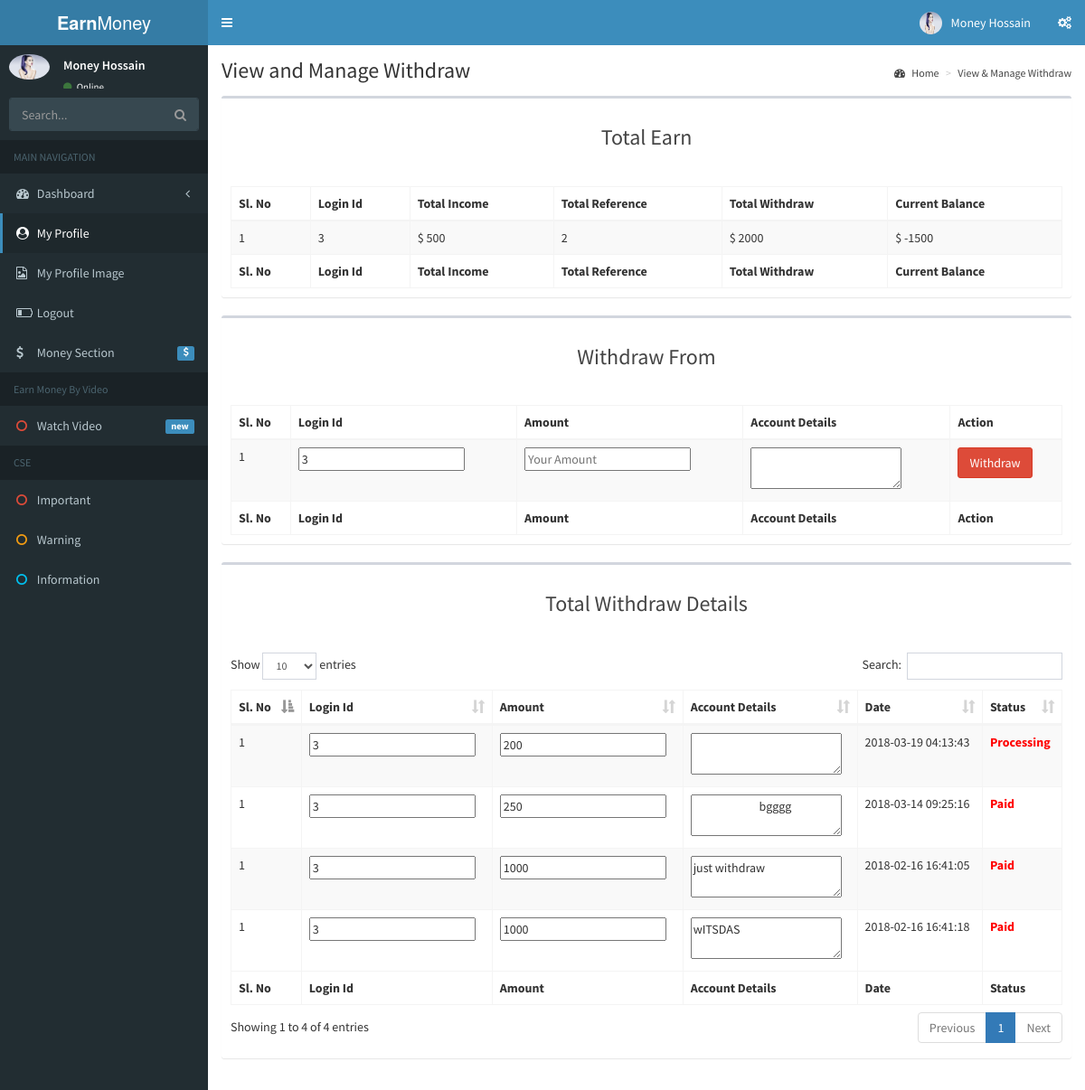
The app's page /UserAdmin/withdrawMoney.php (signed in) with its own data.
### tables this page shows
CREATE TABLE IF NOT EXISTS `user_total_balance` (
  `id` int(11) NOT NULL,
  `login_id` varchar(200) NOT NULL,
  `total_balance` varchar(50) NOT NULL,
  `total_ref` varchar(10) NOT NULL,
  `total_withdraw` varchar(100) NOT NULL,
  `total_current_balance` varchar(100) NOT NULL
);

CREATE TABLE IF NOT EXISTS `totalwithdrawuser` (
  `id` int(11) NOT NULL,
  `login_id` varchar(20) NOT NULL,
  `amount` varchar(100) NOT NULL,
  `success_amount` varchar(10000) NOT NULL,
  `ac_details` varchar(600) NOT NULL,
  `status` varchar(10) NOT NULL,
  `date` timestamp NOT NULL DEFAULT CURRENT_TIMESTAMP ON UPDATE CURRENT_TIMESTAMP
);

### UserAdmin/imageSaveClass.php (called while the page is built, shortened)
<?php
class ImageSave {
      protected $connection;
    public function __construct() {
        $host_name = 'localhost';
        $user_name = 'root';
        $user_pass = '';
        $db_name = 'cash';
        $this->connection = mysqli_connect($host_name, $user_name, $user_pass, $db_name);
    }
    public function selectAllImageInfo() {
          $id = $_SESSION['admin_id'];
        $sql = "SELECT * FROM login where login_id = '$id'";
        if(mysqli_query($this->connection, $sql)){
            $query_result = mysqli_query($this->connection,$sql);
            return $query_result;
        }else{
            die('Query Problem'.mysqli_error($this->connection));
        }
    }
}

### UserAdmin/assets/class/totalMoneyClass.php (called while the page is built, shortened)
<?php
class TotalMoney {
     protected $connection;
    public function __construct() {
        $host_name = 'localhost';
        $user_name = 'root';
        $user_pass = '';
        $db_name = 'cash';
        $this->connection = mysqli_connect($host_name, $user_name, $user_pass, $db_name);
    }
       function select_user_balance() {
           $id = $_SESSION['admin_id'];
        $sql = "Select * from user_total_balance  where login_id = $id";
        if(mysqli_query($this->connection, $sql)){
            $query_result = mysqli_query($this->connection, $sql);
            return $query_result;
        }else{
            die('Query Problem'.mysqli_error($this->connection));
        }
    }
          function select_all_my_request() {
           $id = $_SESSION['admin_id'];
        $sql = "Select * from totalwithdrawuser  where login_id = $id order by id desc";
        if(mysqli_query($this->connection, $sql)){
            $query_result = mysqli_query($this->connection, $sql);
            return $query_result;
        }else{
            die('Query Problem'.mysqli_error($this->connection));
        }
    }
}

### UserAdmin/withdrawMoney.php (the view, shortened to what this page needs)
 <?php
                    require_once './assets/class/totalMoneyClass.php';
                    ?>
<!DOCTYPE html>
<html>
    <head>
       <?php require_once 'headerlinks.php';?>
    </head>
    <body class="skin-blue sidebar-mini">
        <?php require_once 'header.php'; ?>
        <?php require_once 'sidebarMenu.php'; ?>
        <div class="content-wrapper" style="min-height: 916px;">
    <section class="content-header">
      <h1>
        View and Manage Withdraw
      </h1>
      <ol class="breadcrumb">
        <li><a href="dashboard.php"><i class="fa fa-dashboard"></i> Home</a></li>
        <li><a href="#">View & Manage Withdraw</a></li>
      </ol>
    </section>
    <section class="content">
      <div class="row">
<?php
require_once './assets/class/totalMoneyClass.php';
$obj = new TotalMoney();
$result = $obj->select_user_balance();
$res = mysqli_fetch_assoc($result);
?>
                <div class="col-xs-12">
          <div class="box">
            <div class="box-header">
              <h3 class="center blue"> Total Earn</h3>
            </div>
            <div class="box-body">
              <table id="examplea1" class="table table-bordered table-striped">
                <thead>
                <tr>
                  <th>Sl. No</th>
                  <th>Login Id</th>
                  <th>Total Income</th>
                  <th>Total Reference</th>
                  <th>Total Withdraw</th>
                  <th>Current Balance</th>
                </tr>
                </thead>
                <tbody>
                    <?php
                    if(isset($res['total_balance'])){
                         require_once './assets/class/totalMoneyClass.php';
                    }
                    ?>
                    <tr>
                    <td>1</td>
                    <td><?php
                    if(isset($res['login_id'])){
                        echo $res['login_id'];
                    }
                    ?></td>
                    <td><?php
                    if(isset($res['total_balance'])){
                        echo '$ '.$res['total_balance'];
                    }
                    ?></td>
                    <td><?php
                    if(isset($res['total_ref'])){
                        echo $res['total_ref'];
                    }
                    ?></td>
                    <td><?php
                    if(isset($res['total_withdraw'])){
                        echo '$ '.$res['total_withdraw'];
                    }
                    ?></td>
                    <td><?php
                    if(isset($res['total_current_balance'])){
                        echo '$ '.$res['total_current_balance'];
                    }
                    ?></td>
                </tr>
                </tbody>
                <tfoot>
                 <tr>
               <th>Sl. No</th>
                  <th>Login Id</th>
                  <th>Total Income</th>
                  <th>Total Reference</th>
                  <th>Total Withdraw</th>
                  <th>Current Balance</th>
                </tr>
                </tfoot>
              </table>
            </div>
          </div>
        </div>
                <div class="col-xs-12">
          <div class="box">
            <div class="box-header">
              <h3 class="center blue"> Withdraw From</h3>
            </div>
            <div class="box-body">
              <table id="examplea1" class="table table-bordered table-striped">
                <thead>
                <tr>
                  <th>Sl. No</th>
                  <th>Login Id</th>
                  <th>Amount</th>
                  <th>Account Details</th>
                  <th>Action</th>
                </tr>
                </thead>
                <tbody>
                <form action="" method="POST">
                <tr>
                    <td>1</td>
                    <td><input readonly="readonly" name="login_id" type="number" value="<?php
                    if(isset($res['login_id'])){
                        echo $res['login_id'];
                    }
                    ?>" placeholder="Your Login Id" required="required"></td>
                    <td><input  type="number" name="amount" placeholder="Your Amount" required="required"></td>
                    <td><textarea  name="acdetails">
                        </textarea>
                    </td>
                    <td><a href="#"><input type="submit" name="withdraw" class=" btn btn-danger " value="Withdraw"></a></td>
             </form>
                </tbody>
                <tfoot>
                 <tr>
                 <th>Sl. No</th>
                  <th>Login Id</th>
                  <th>Amount</th>
                  <th>Account Details</th>
                  <th>Action</th>
                </tr>
                </tfoot>
              </table>
            </div>
          </div>
        </div>
                <div class="col-xs-12">
<?php
                    require_once './assets/class/totalMoneyClass.php';
                    $moneyObj = new TotalMoney();
                    $result = $moneyObj->select_all_my_request();
?>
          <div class="box">
            <div class="box-header">
              <h3 class="center blue"> Total Withdraw Details</h3>
            </div>
            <div class="box-body">
              <table id="example1" class="table table-bordered table-striped">
                <thead>
                <tr>
                  <th>Sl. No</th>
                  <th>Login Id</th>
                  <th>Amount</th>
                  <th>Account Details</th>
                  <th>Date</th>
                  <th>Status</th>
                </tr>
                </thead>
                <tbody>
                    <?php
                    while ($res = mysqli_fetch_assoc($result)){
                    ?>
                    <tr>
                    <td>1</td>
                    <td><input readonly="readonly" type="number" value="<?php
                        if(isset($res['login_id'])){
                            echo $res['login_id'];
                        }
                    ?>"></td>
                    <td><input readonly="readonly" type="number" value="<?php
                        if(isset($res['amount'])){
                            echo $res['amount'];
                        }
                    ?>"></td>
                    <td><textarea readonly="readonly"><?php
                        if(isset($res['ac_details'])){
                            echo $res['ac_details'];
                        }
                    ?>
                        </textarea>
                    </td>
                    <td><?php
                        if(isset($res['date'])){
                            echo $res['date'];
                        }
                    ?></td>
                    <td> <label style="color:red;">
                        <?php
                        if(isset($res['status'])){
                            $st =  $res['status'];
                            if($st<='0'){
                                echo 'Processing';
                            }elseif ($st=='1') {
                            echo 'Paid';
                        }elseif ($st=='2') {
                            echo 'Suspend';
                        }
                        }
                    ?>
                        </label>
                    </td>
                </tr>
          <?php }?>
                </tbody>
                <tfoot>
                 <tr>
                 <th>Sl. No</th>
                  <th>Login Id</th>
                  <th>Amount</th>
                  <th>Account Details</th>
                  <th>Date</th>
                  <th>Status</th>
                </tr>
                </tfoot>
              </table>
            </div>
          </div>
        </div>
      </div>
    </section>
        </div>
    </div>
</body>
</html>

### UserAdmin/headerlinks.php
<link rel="stylesheet" href="bootstrap/css/bootstrap.min.css">
       <link rel="stylesheet" href="https://cdnjs.cloudflare.com/ajax/libs/font-awesome/4.5.0/css/font-awesome.min.css">
       <link rel="stylesheet" href="https://cdnjs.cloudflare.com/ajax/libs/ionicons/2.0.1/css/ionicons.min.css">
       <link rel="stylesheet" href="dist/css/AdminLTE.min.css">
       <link rel="stylesheet" href="dist/css/skins/_all-skins.min.css">
       <link rel="stylesheet" href="plugins/iCheck/flat/blue.css">
       <link rel="stylesheet" href="plugins/morris/morris.css">
       <link rel="stylesheet" href="plugins/jvectormap/jquery-jvectormap-1.2.2.css">
       <link rel="stylesheet" href="plugins/datepicker/datepicker3.css">
       <link rel="stylesheet" href="plugins/daterangepicker/daterangepicker.css">
       <link rel="stylesheet" href="plugins/bootstrap-wysihtml5/bootstrap3-wysihtml5.min.css">
<link rel="stylesheet" href="plugins/datatables/dataTables.bootstrap.css">
       <link rel="stylesheet" type="text/css" href="assets/css/font-awesome.min.css">
       <link rel="stylesheet" type="text/css" href="style.css">
 <link rel="stylesheet" href="plugins/datatables/dataTables.bootstrap.css">

### UserAdmin/header.php (shortened to what this page needs)
<div class="wrapper">
  <header class="main-header">
    <a href="index.php" class="logo">
      <span class="logo-lg"><b>Earn</b>Money</span>
    </a>
    <nav class="navbar navbar-static-top">
      <a href="#" class="sidebar-toggle" data-toggle="offcanvas" role="button">
      </a>
      <div class="navbar-custom-menu">
        <ul class="nav navbar-nav">
          <li class="dropdown user user-menu">
            <a href="#" class="dropdown-toggle" data-toggle="dropdown">
                                             <?php
    require_once './imageSaveClass.php';
    $imgblog = new ImageSave();
    $img = $imgblog->selectAllImageInfo();
   while($resimg =  mysqli_fetch_assoc($img)){
   ?>
          <img src="<?php echo $resimg['img'];?>" class="user-image" alt="User Image">
          <?php    }
?>
              <span class="hidden-xs"><?php echo $_SESSION['admin_name'];?></span>
            </a>
                                             <?php
    require_once './imageSaveClass.php';
   ?>
          </li>
          <li>
            <a href="#" data-toggle="control-sidebar"><i class="fa fa-gears"></i></a>
          </li>
        </ul>
      </div>
    </nav>
  </header>

### UserAdmin/sidebarMenu.php (shortened to what this page needs)
  <aside class="main-sidebar">
    <section class="sidebar">
      <div class="user-panel">
        <div class="pull-left image">
            <?php
    require_once './imageSaveClass.php';
    $imgblog = new ImageSave();
    $img = $imgblog->selectAllImageInfo();
   while($resimg =  mysqli_fetch_assoc($img)){
   ?>
                  <img src="<?php echo $resimg['img'];?>" class="dkalsdla img-circle" alt="User Image">
          <?php    }
?>
        </div>
        <div class="pull-left info">
          <p><?php echo $_SESSION['admin_name'];?></p>
          <a href="#"><i class="fa fa-circle text-success"></i> Online</a>
        </div>
      </div>
      <form action="#" method="get" class="sidebar-form">
        <div class="input-group">
          <input type="text" name="q" class="form-control" placeholder="Search...">
              <span class="input-group-btn">
                <button type="submit" name="search" id="search-btn" class="btn btn-flat"><i class="fa fa-search"></i>
                </button>
              </span>
        </div>
      </form>
      <ul class="sidebar-menu">
        <li class="header">MAIN NAVIGATION</li>
        <li class=" treeview">
          <a href="dashboard.php">
            <i class="fa fa-dashboard"></i> <span>Dashboard</span>
            <span class="pull-right-container">
              <i class="fa fa-angle-left pull-right"></i>
            </span>
          </a>
        </li>
        <li class="active treeview">
          <a href="userProfile.php">
            <i class="fa fa-user-circle"></i> <span>My Profile</span>
          </a>
        </li>
        <li class=" treeview">
          <a href="addUserImg.php">
            <i class="fa fa-file-image-o"></i> <span>My Profile Image</span>
          </a>
        </li>
        <li class=" treeview">
          <a href="?logout=logout">
              <i class="fa fa-battery-1 "></i> <span>
                  Logout
              </span>
          </a>
        </li>
        <li class="treeview">
          <a href="#">
            <i class="fa fa-dollar"></i>
            <span>Money Section</span>
            <span class="pull-right-container">
              <span class="label label-primary pull-right"><i class="fa fa-dollar"></i></span>
            </span>
          </a>
        </li>
        <li class="header">Earn Money By Video</li>
         <li class="treeview">
          <a href="#">
            <i class="fa fa-circle-o text-red"></i>
            <span> Watch Video</span>
            <span class="pull-right-container">
              <span class="label label-primary pull-right">new</span>
            </span>
          </a>
        </li>
         <li class="header"> CSE</li>
        <li><a href="#"><i class="fa fa-circle-o text-red"></i> <span>Important</span></a></li>
        <li><a href="#"><i class="fa fa-circle-o text-yellow"></i> <span>Warning</span></a></li>
        <li><a href="#"><i class="fa fa-circle-o text-aqua"></i> <span>Information</span></a></li>
      </ul>
    </section>
  </aside>

### UserAdmin/style.css (style rules this page uses)
.content-wrapper, .right-side { min-height: 100%; background-color: #fff; }
.center { text-align: center; }

### records on screen
user_total_balance: login "3", total_balance "500", total_ref "2", total_withdraw "2000", total_current_balance "-1500", login_id "3"
totalwithdrawuser: login "3", amount "200", date "2018-03-19 04:13:43", status "Processing"
totalwithdrawuser: login "3", amount "250", ac_details "bgggg", date "2018-03-14 09:25:16", status "Paid"
totalwithdrawuser: login "3", amount "1000", ac_details "just withdraw", date "2018-02-16 16:41:05", status "Paid"
totalwithdrawuser: login "3", amount "1000", ac_details "wITSDAS", date "2018-02-16 16:41:18", status "Paid"

### other values on screen
$_SESSION['admin_name'] "Money Hossain"
